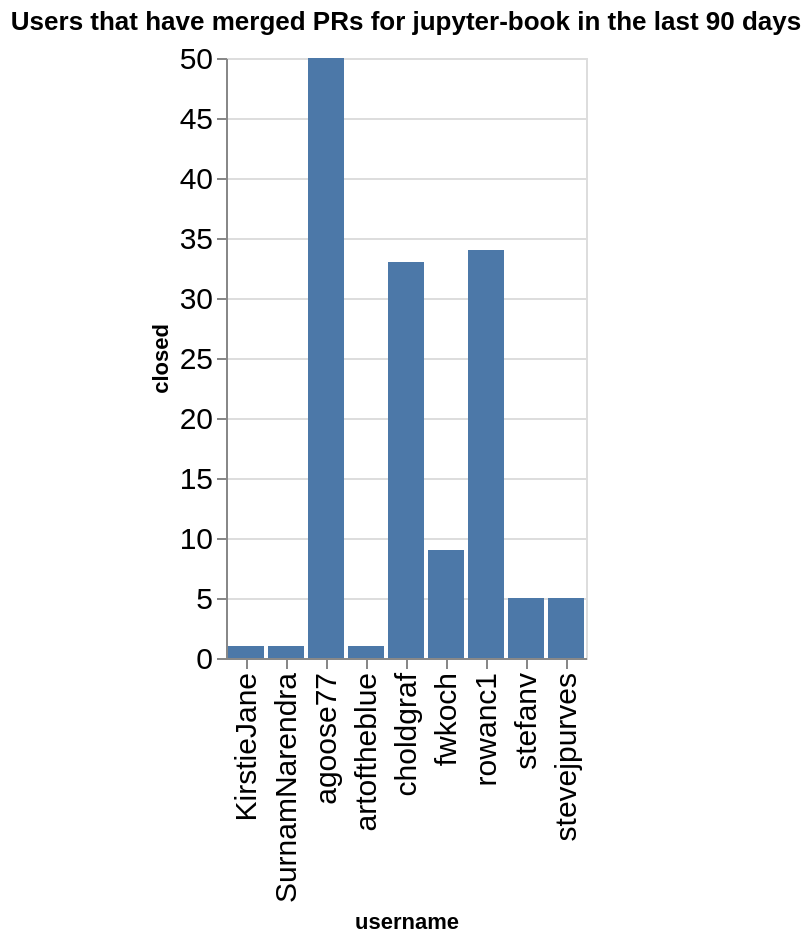

Notebook code cell kept with this figure:
### Code cell
charts = []
title = f"Users that have merged PRs for {github_org} in the last {n_days} days"
ch = alt.Chart(data=closed_by_repo.replace(np.nan, 0), title=title).mark_bar().encode(
    x='username',
    y='closed',
)
ch

### Figure 1 — Vega-Lite specification as saved in the notebook (floating-point values rounded to 4 significant figures)
{"config": {"axisLeft": {"labelFontSize": 15}, "axisBottom": {"labelFontSize": 15}}, "data": {"name": "data-ae02facd44925cc652b04c2636ca27c1"}, "mark": {"type": "bar"}, "encoding": {"x": {"field": "username", "type": "nominal"}, "y": {"field": "closed", "type": "quantitative"}}, "title": "Users that have merged PRs for jupyter-book in the last 90 days", "$schema": "https://vega.github.io/schema/vega-lite/v5.20.1.json", "datasets": {"data-ae02facd44925cc652b04c2636ca27c1": [{"name": "blog", "username": "agoose77", "closed": 3}, {"name": "blog", "username": "choldgraf", "closed": 3}, {"name": "example-landing-pages", "username": "agoose77", "closed": 2}, {"name": "example-landing-pages", "username": "choldgraf", "closed": 1}, {"name": "example-outputs", "username": "stevejpurves", "closed": 3}, {"name": "jupyter-book", "username": "KirstieJane", "closed": 1}, {"name": "jupyter-book", "username": "SurnamNarendra", "closed": 1}, {"name": "jupyter-book", "username": "agoose77", "closed": 17}, {"name": "jupyter-book", "username": "choldgraf", "closed": 8}, {"name": "jupyterlab-myst", "username": "agoose77", "closed": 1}, {"name": "myst-theme", "username": "agoose77", "closed": 9}, {"name": "myst-theme", "username": "choldgraf", "closed": 6}, {"name": "myst-theme", "username": "fwkoch", "closed": 2}, {"name": "myst-theme", "username": "rowanc1", "closed": 8}, {"name": "myst-theme", "username": "stefanv", "closed": 1}, {"name": "myst-theme", "username": "stevejpurves", "closed": 2}, {"name": "mystmd", "username": "agoose77", "closed": 15}, {"name": "mystmd", "username": "artoftheblue", "closed": 1}, {"name": "mystmd", "username": "choldgraf", "closed": 13}, {"name": "mystmd", "username": "fwkoch", "closed": 7}, {"name": "mystmd", "username": "rowanc1", "closed": 26}, {"name": "mystmd", "username": "stefanv", "closed": 4}, {"name": "team-compass", "username": "agoose77", "closed": 3}, {"name": "team-compass", "username": "choldgraf", "closed": 2}]}}
